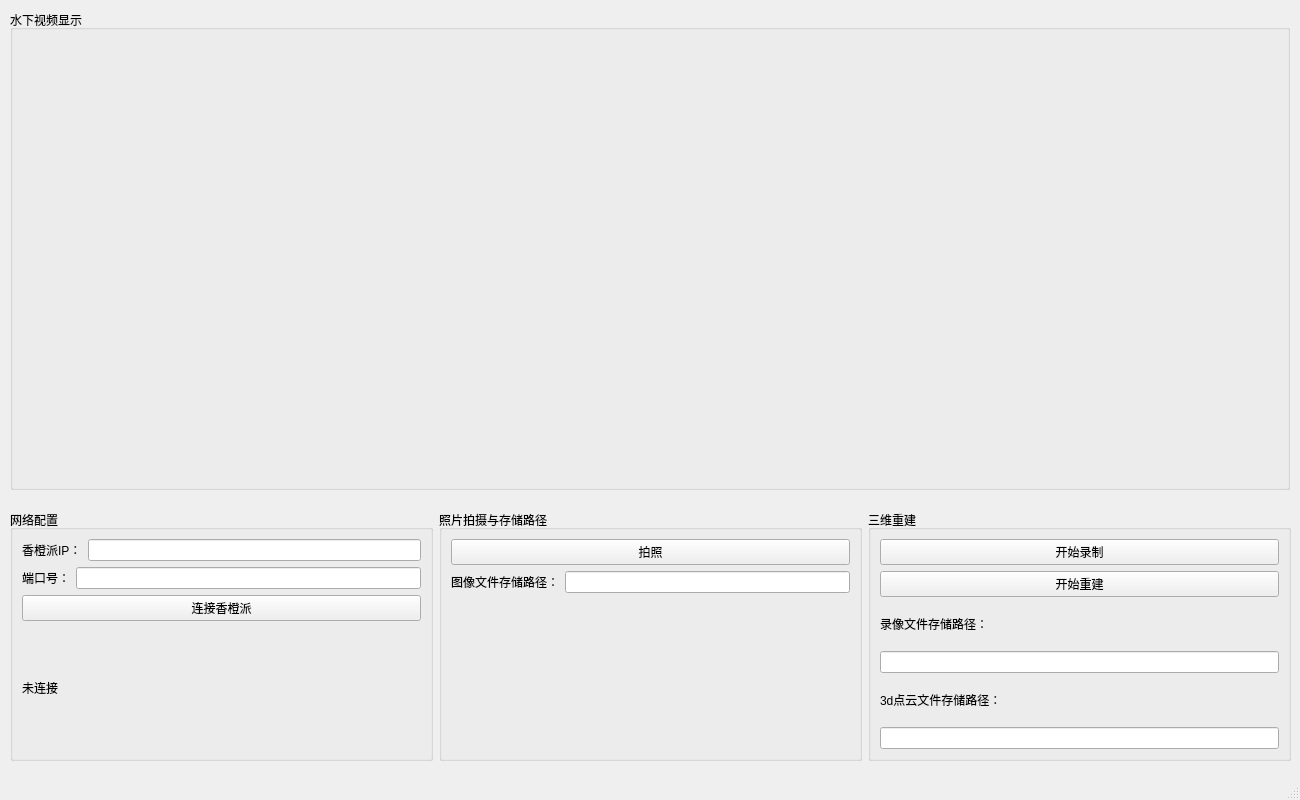
<?xml version="1.0" encoding="UTF-8"?>
<ui version="4.0">
 <class>VideoTcpMainWindow</class>
 <widget class="QMainWindow" name="VideoTcpMainWindow">
  <property name="geometry">
   <rect>
    <x>0</x>
    <y>0</y>
    <width>1300</width>
    <height>800</height>
   </rect>
  </property>
  <property name="minimumSize">
   <size>
    <width>1300</width>
    <height>800</height>
   </size>
  </property>
  <property name="maximumSize">
   <size>
    <width>1300</width>
    <height>800</height>
   </size>
  </property>
  <property name="windowTitle">
   <string>TTLY-Video</string>
  </property>
  <widget class="QWidget" name="centralwidget">
   <widget class="QGroupBox" name="groupBox_4">
    <property name="geometry">
     <rect>
      <x>10</x>
      <y>10</y>
      <width>1280</width>
      <height>480</height>
     </rect>
    </property>
    <property name="title">
     <string>水下视频显示</string>
    </property>
    <layout class="QGridLayout" name="gridLayout_5">
     <item row="0" column="0">
      <widget class="QLabel" name="label_VideoPlayer">
       <property name="text">
        <string/>
       </property>
      </widget>
     </item>
    </layout>
   </widget>
   <widget class="QWidget" name="layoutWidget">
    <property name="geometry">
     <rect>
      <x>0</x>
      <y>0</y>
      <width>2</width>
      <height>2</height>
     </rect>
    </property>
    <layout class="QVBoxLayout" name="verticalLayout_3"/>
   </widget>
   <widget class="QWidget" name="layoutWidget">
    <property name="geometry">
     <rect>
      <x>10</x>
      <y>510</y>
      <width>1281</width>
      <height>251</height>
     </rect>
    </property>
    <layout class="QHBoxLayout" name="horizontalLayout_7">
     <item>
      <widget class="QGroupBox" name="groupBox">
       <property name="title">
        <string>网络配置</string>
       </property>
       <layout class="QGridLayout" name="gridLayout">
        <item row="1" column="0">
         <widget class="QPushButton" name="btnConnectPi">
          <property name="text">
           <string>连接香橙派</string>
          </property>
         </widget>
        </item>
        <item row="0" column="0">
         <layout class="QVBoxLayout" name="verticalLayout">
          <item>
           <layout class="QHBoxLayout" name="horizontalLayout">
            <item>
             <widget class="QLabel" name="label">
              <property name="text">
               <string>香橙派IP：</string>
              </property>
             </widget>
            </item>
            <item>
             <widget class="QLineEdit" name="lineEdit_IP"/>
            </item>
           </layout>
          </item>
          <item>
           <layout class="QHBoxLayout" name="horizontalLayout_2">
            <item>
             <widget class="QLabel" name="label_2">
              <property name="text">
               <string>端口号：</string>
              </property>
             </widget>
            </item>
            <item>
             <widget class="QLineEdit" name="lineEdit_Port"/>
            </item>
           </layout>
          </item>
         </layout>
        </item>
        <item row="2" column="0">
         <widget class="QLabel" name="label_ConnectStatus">
          <property name="text">
           <string>未连接</string>
          </property>
         </widget>
        </item>
       </layout>
      </widget>
     </item>
     <item>
      <widget class="QGroupBox" name="groupBox_2">
       <property name="title">
        <string>照片拍摄与存储路径</string>
       </property>
       <layout class="QGridLayout" name="gridLayout_3">
        <item row="1" column="0">
         <widget class="QLabel" name="label_StatusPhoto">
          <property name="text">
           <string/>
          </property>
         </widget>
        </item>
        <item row="0" column="0">
         <layout class="QVBoxLayout" name="verticalLayout_4">
          <item>
           <widget class="QPushButton" name="btnGetPhoto">
            <property name="text">
             <string>拍照</string>
            </property>
           </widget>
          </item>
          <item>
           <layout class="QHBoxLayout" name="horizontalLayout_5">
            <item>
             <widget class="QLabel" name="label_6">
              <property name="text">
               <string>图像文件存储路径：</string>
              </property>
             </widget>
            </item>
            <item>
             <widget class="QLineEdit" name="lineEdit_SavePath_photo">
              <property name="text">
               <string/>
              </property>
             </widget>
            </item>
           </layout>
          </item>
         </layout>
        </item>
        <item row="2" column="0">
         <widget class="QLabel" name="label_StatusVideo">
          <property name="text">
           <string/>
          </property>
         </widget>
        </item>
       </layout>
      </widget>
     </item>
     <item>
      <widget class="QGroupBox" name="groupBox_3">
       <property name="title">
        <string>三维重建</string>
       </property>
       <layout class="QGridLayout" name="gridLayout_4">
        <item row="0" column="0">
         <layout class="QVBoxLayout" name="verticalLayout_5">
          <item>
           <widget class="QPushButton" name="btnGetVideo">
            <property name="text">
             <string>开始录制</string>
            </property>
           </widget>
          </item>
          <item>
           <widget class="QPushButton" name="btnStartBuil3D">
            <property name="text">
             <string>开始重建</string>
            </property>
           </widget>
          </item>
          <item>
           <widget class="QLabel" name="label_7">
            <property name="text">
             <string>录像文件存储路径：</string>
            </property>
           </widget>
          </item>
          <item>
           <widget class="QLineEdit" name="lineEdit_SavePath_video"/>
          </item>
          <item>
           <widget class="QLabel" name="label_8">
            <property name="text">
             <string>3d点云文件存储路径：</string>
            </property>
           </widget>
          </item>
          <item>
           <widget class="QLineEdit" name="lineEdit_SavePath_3d"/>
          </item>
         </layout>
        </item>
       </layout>
      </widget>
     </item>
    </layout>
   </widget>
  </widget>
  <widget class="QMenuBar" name="menubar">
   <property name="geometry">
    <rect>
     <x>0</x>
     <y>0</y>
     <width>1300</width>
     <height>18</height>
    </rect>
   </property>
  </widget>
  <widget class="QStatusBar" name="statusbar"/>
 </widget>
 <resources/>
 <connections/>
</ui>
